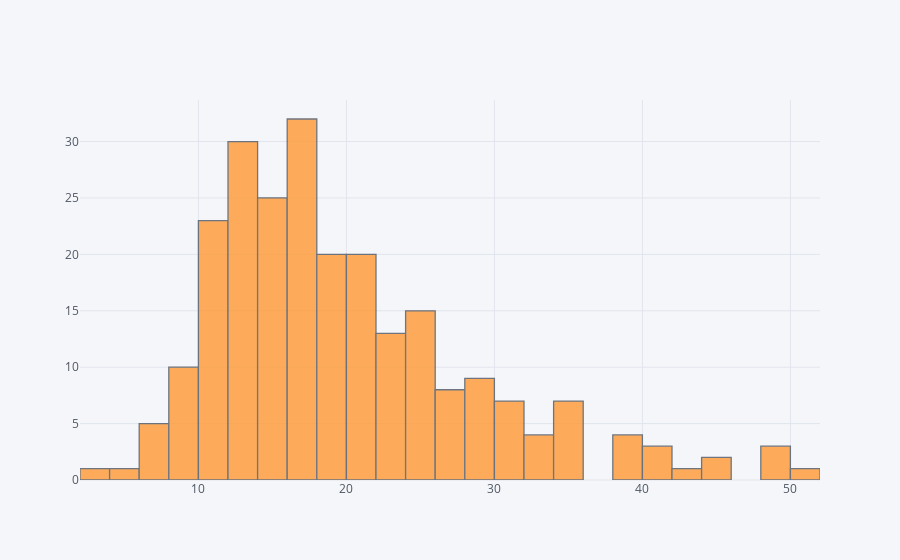

Source (notebook cell):
### Markdown cell above
# Histogram

### Code cell
tip['total_bill'].iplot(kind='hist',)

### Figure 1 — Plotly figure (JSON) as saved in the notebook; plotly's stock layout.template omitted (floating-point values rounded to 4 significant figures; data arrays with more than 128 entries replaced by an {"elided": "..."} marker saying what was removed)
{"data": [{"histfunc": "count", "histnorm": "", "marker": {"color": "rgba(255, 153, 51, 1.0)", "line": {"color": "#4D5663", "width": 1.3}}, "name": "total_bill", "opacity": 0.8, "orientation": "v", "type": "histogram", "uid": "130a226d-70a3-4f58-8450-43c437f51590", "x": {"elided": "244 float values"}}], "layout": {"barmode": "overlay", "legend": {"bgcolor": "#F5F6F9", "font": {"color": "#4D5663"}}, "paper_bgcolor": "#F5F6F9", "plot_bgcolor": "#F5F6F9", "title": {"font": {"color": "#4D5663"}}, "xaxis": {"gridcolor": "#E1E5ED", "showgrid": true, "tickfont": {"color": "#4D5663"}, "title": {"font": {"color": "#4D5663"}, "text": ""}, "zerolinecolor": "#E1E5ED"}, "yaxis": {"gridcolor": "#E1E5ED", "showgrid": true, "tickfont": {"color": "#4D5663"}, "title": {"font": {"color": "#4D5663"}, "text": ""}, "zerolinecolor": "#E1E5ED"}}}
